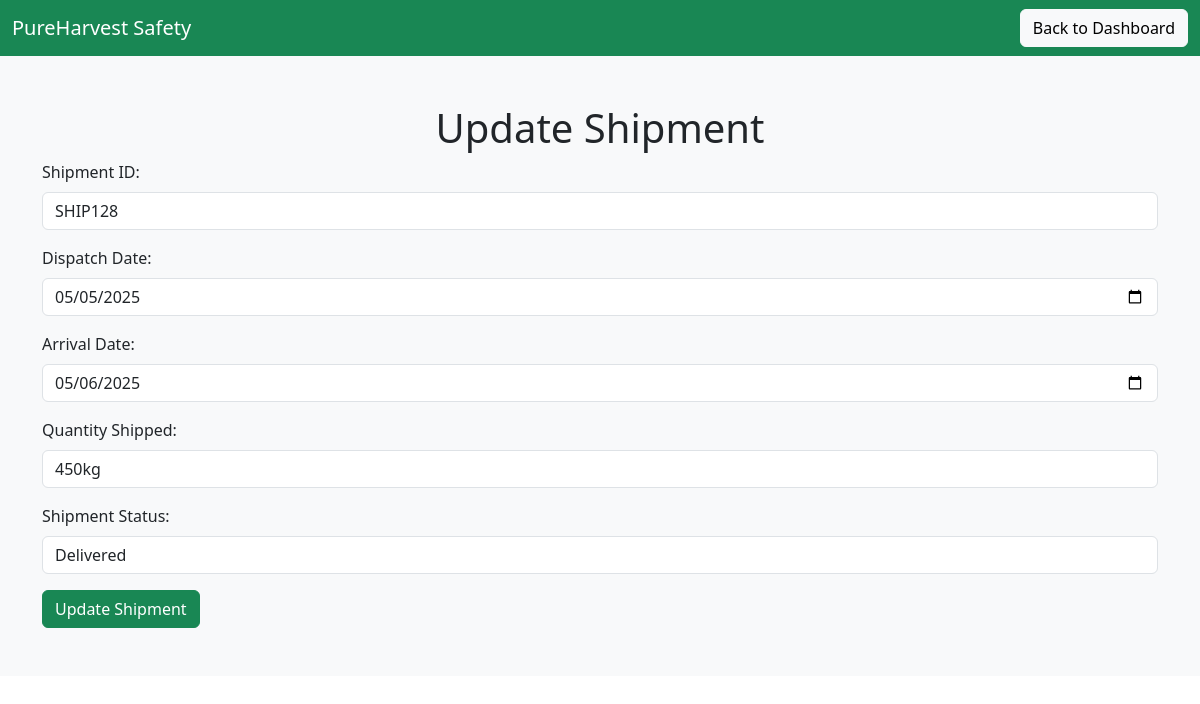
Screenshot of /update_shipment.php?id=SHIP128 with the database file from the repository.
### tables this page shows
CREATE TABLE `distributor_shipments` (
  `id` int(11) NOT NULL,
  `shipment_id` varchar(255) NOT NULL,
  `dispatch_date` date NOT NULL,
  `arrival_date` date NOT NULL,
  `quantity_shipped` varchar(100) NOT NULL,
  `shipment_status` varchar(50) NOT NULL
);

### update_shipment.php (the view, shortened to what this page needs)
<?php
include 'db_connection.php';
if (isset($_GET['id'])) {
    $shipment_id = $_GET['id'];
    $sql = "SELECT * FROM distributor_shipments WHERE shipment_id = '$shipment_id'";
    $result = $conn->query($sql);
    if ($result->num_rows > 0) {
        $row = $result->fetch_assoc();
    } else {
        echo "Shipment not found!";
        exit();
    }
}
?>
<!DOCTYPE html>
<html lang="en">
<head>
  <link href="https://cdn.jsdelivr.net/npm/bootstrap@5.3.0/dist/css/bootstrap.min.css" rel="stylesheet">
</head>
<body>
<nav class="navbar navbar-expand-lg navbar-dark bg-success">
  <div class="container-fluid">
    <a class="navbar-brand" href="#">PureHarvest Safety</a>
    <a class="btn btn-light ms-auto" href="index.php">Back to Dashboard</a>
  </div>
</nav>
<section class="py-5 bg-light">
  <div class="container">
    <h1 class="text-center">Update Shipment</h1>
    <form method="POST" action="shipment_update.php?id=<?php echo $row['shipment_id']; ?>">
      <div class="mb-3">
        <label for="shipment_id" class="form-label">Shipment ID:</label>
        <input type="text" name="shipment_id" class="form-control" value="<?php echo $row['shipment_id']; ?>" readonly required>
      </div>
      <div class="mb-3">
        <label for="dispatch_date" class="form-label">Dispatch Date:</label>
        <input type="date" name="dispatch_date" class="form-control" value="<?php echo $row['dispatch_date']; ?>" required>
      </div>
      <div class="mb-3">
        <label for="arrival_date" class="form-label">Arrival Date:</label>
        <input type="date" name="arrival_date" class="form-control" value="<?php echo $row['arrival_date']; ?>" required>
      </div>
      <div class="mb-3">
        <label for="quantity_shipped" class="form-label">Quantity Shipped:</label>
        <input type="text" name="quantity_shipped" class="form-control" value="<?php echo $row['quantity_shipped']; ?>" required>
      </div>
      <div class="mb-3">
        <label for="shipment_status" class="form-label">Shipment Status:</label>
        <input type="text" name="shipment_status" class="form-control" value="<?php echo $row['shipment_status']; ?>" required>
      </div>
      <button type="submit" class="btn btn-success">Update Shipment</button>
    </form>
  </div>
</section>
</body>
</html>

### rows the page displays
distributor_shipments: shipment_id "SHIP128", dispatch_date "05/05/2025", arrival_date "05/06/2025", quantity_shipped "450kg", shipment_status "Delivered"
